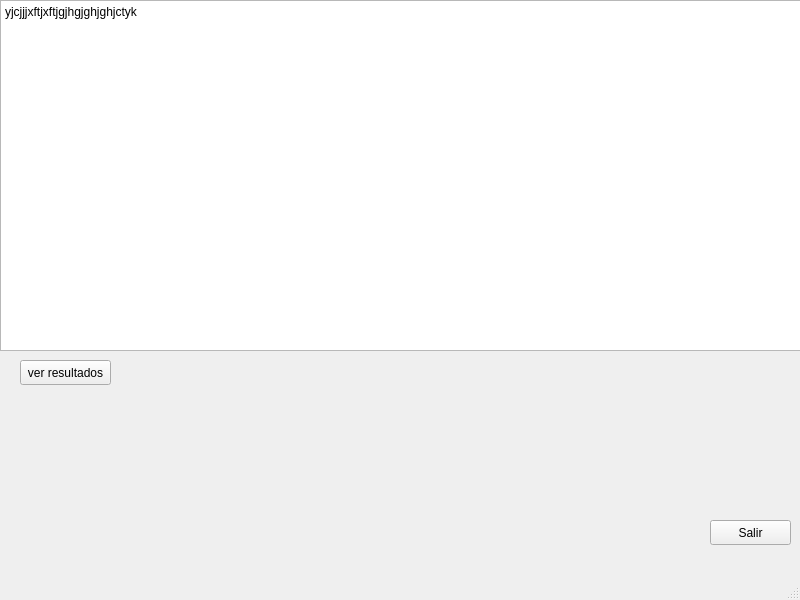
<?xml version="1.0" encoding="UTF-8"?>
<ui version="4.0">
 <class>MainWindow</class>
 <widget class="QMainWindow" name="MainWindow">
  <property name="geometry">
   <rect>
    <x>0</x>
    <y>0</y>
    <width>800</width>
    <height>600</height>
   </rect>
  </property>
  <property name="windowTitle">
   <string>MainWindow</string>
  </property>
  <widget class="QWidget" name="centralwidget">
   <widget class="QPushButton" name="pushButton">
    <property name="geometry">
     <rect>
      <x>710</x>
      <y>520</y>
      <width>81</width>
      <height>25</height>
     </rect>
    </property>
    <property name="text">
     <string>Salir</string>
    </property>
   </widget>
   <widget class="QTextEdit" name="calculo">
    <property name="geometry">
     <rect>
      <x>0</x>
      <y>0</y>
      <width>801</width>
      <height>351</height>
     </rect>
    </property>
    <property name="html">
     <string>&lt;!DOCTYPE HTML PUBLIC &quot;-//W3C//DTD HTML 4.0//EN&quot; &quot;http://www.w3.org/TR/REC-html40/strict.dtd&quot;&gt;
&lt;html&gt;&lt;head&gt;&lt;meta name=&quot;qrichtext&quot; content=&quot;1&quot; /&gt;&lt;meta charset=&quot;utf-8&quot; /&gt;&lt;style type=&quot;text/css&quot;&gt;
p, li { white-space: pre-wrap; }
hr { height: 1px; border-width: 0; }
li.unchecked::marker { content: &quot;\2610&quot;; }
li.checked::marker { content: &quot;\2612&quot;; }
&lt;/style&gt;&lt;/head&gt;&lt;body style=&quot; font-family:'Sans Serif'; font-size:9pt; font-weight:400; font-style:normal;&quot;&gt;
&lt;p style=&quot; margin-top:0px; margin-bottom:0px; margin-left:0px; margin-right:0px; -qt-block-indent:0; text-indent:0px;&quot;&gt;yjcjjjxftjxftjgjhgjghjghjctyk&lt;/p&gt;&lt;/body&gt;&lt;/html&gt;</string>
    </property>
   </widget>
   <widget class="QPushButton" name="pushButton_2">
    <property name="geometry">
     <rect>
      <x>20</x>
      <y>360</y>
      <width>91</width>
      <height>25</height>
     </rect>
    </property>
    <property name="text">
     <string>ver resultados</string>
    </property>
   </widget>
  </widget>
  <widget class="QMenuBar" name="menubar">
   <property name="geometry">
    <rect>
     <x>0</x>
     <y>0</y>
     <width>800</width>
     <height>22</height>
    </rect>
   </property>
  </widget>
  <widget class="QStatusBar" name="statusbar"/>
  <action name="action1">
   <property name="text">
    <string>1</string>
   </property>
  </action>
 </widget>
 <resources/>
 <connections/>
</ui>
